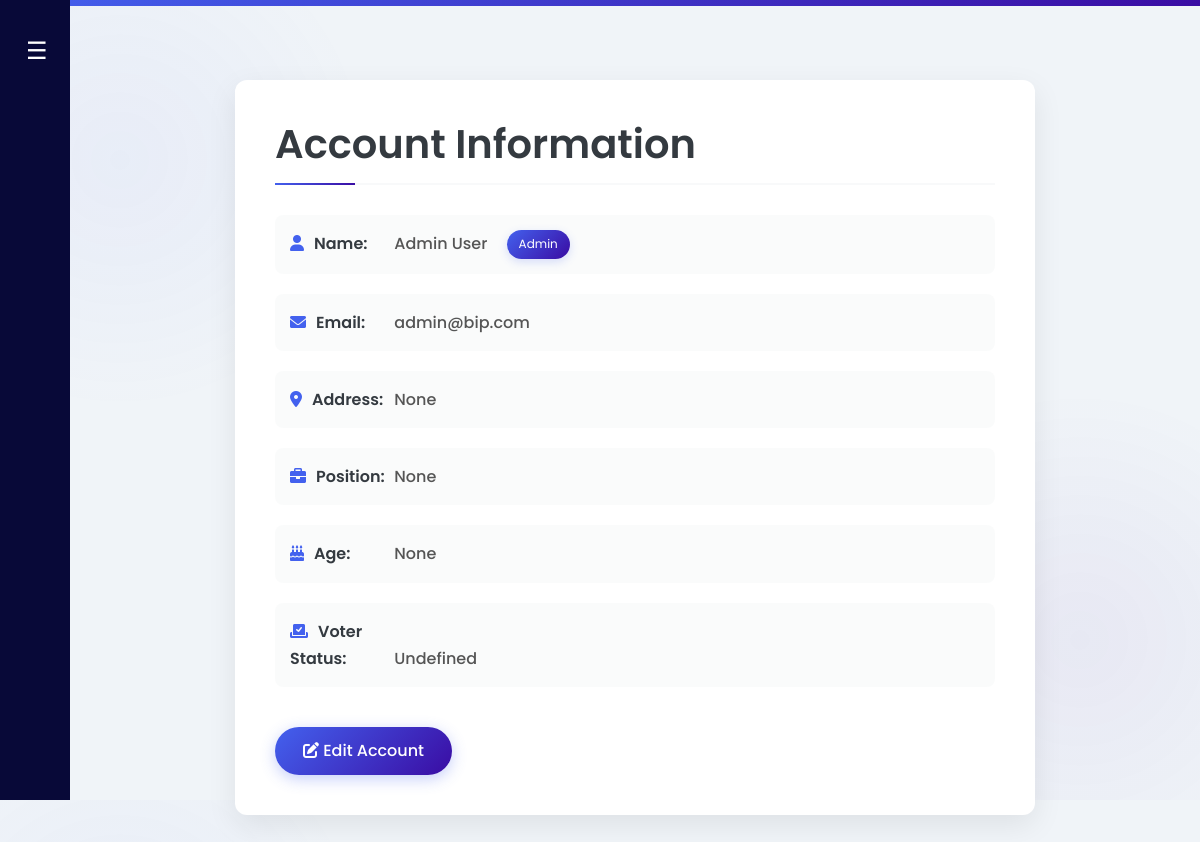
Page /account (signed in) on the earlier database version.
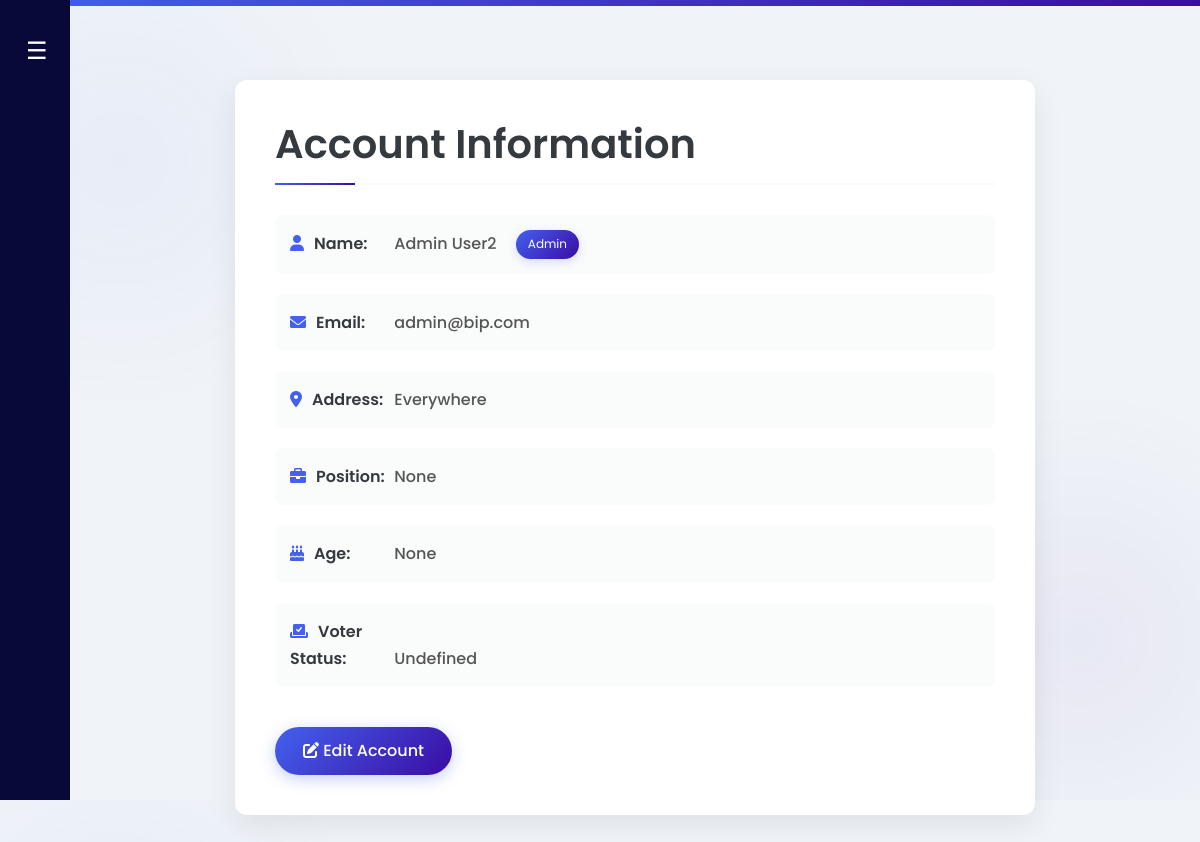
Same page on the later database version.
### Website/models.py (models this page shows, shortened)
class User(db.Model, UserMixin):
    id = db.Column(db.Integer, primary_key=True)
    email = db.Column(db.String(150), unique=True, nullable=False)
    firstName = db.Column(db.String(150), nullable=False)  # For first name
    lastName = db.Column(db.String(150), nullable=False)
    password = db.Column(db.String(150), nullable=False)  # For storing password hash
    is_admin = db.Column(db.Boolean, default=False)  # Optional: for admin flag
    address = db.Column(db.String(255), nullable=True)
    birth_date = db.Column(db.Date, nullable=True)
    birth_place = db.Column(db.String(255), nullable=True)
    position = db.Column(db.String(50), nullable=True)  # For officials
    is_verified = db.Column(db.Boolean, default=False)  # Admin approval required
    voter_status = db.Column(db.String(50), default="Pending") #Voter Eligibility Status

### Website/views.py (the view)
@views.route('/account')
@login_required
def account():
    if current_user.birth_date:
        today = datetime.today()
        age = today.year - current_user.birth_date.year - ((today.month, today.day) < (current_user.birth_date.month, current_user.birth_date.day))
    else:
        age = None
    return render_template("account.html", user=current_user, age=age)

### Website/templates/account.html (shortened to what this page needs)
{% extends "base.html" %}
{% block content %}
    <link href="https://cdnjs.cloudflare.com/ajax/libs/font-awesome/6.0.0-beta3/css/all.min.css" rel="stylesheet">
</head>
    <div class="container1">
        <h1>Account Information</h1>
        <div class="info-item">
            <span class="info-label"><i class="fas fa-user icon"></i>Name:</span>
            <span class="info-value">{{ user.firstName }} {{ user.lastName }}</span>
            {% if user.is_admin %}
                <span class="admin-badge">Admin</span>
            {% endif %}
        </div>
        <div class="info-item">
            <span class="info-label"><i class="fas fa-envelope icon"></i>Email:</span>
            <span class="info-value">{{ user.email }}</span>
        </div>
        <div class="info-item">
            <span class="info-label"><i class="fas fa-map-marker-alt icon"></i>Address:</span>
            <span class="info-value">{{ user.address }}</span>
        </div>
        {% if user.is_admin %}
        <div class="info-item">
            <span class="info-label"><i class="fas fa-briefcase icon"></i>Position:</span>
            <span class="info-value">{{ user.position }}</span>
        </div>
        {% endif %}
        <div class="info-item">
            <span class="info-label"><i class="fas fa-birthday-cake icon"></i>Age:</span>
            <span class="info-value">{{ age }}</span>
        </div>
        <div class="info-item">
            <span class="info-label"><i class="fas fa-vote-yea icon"></i>Voter Status:</span>
            <span class="info-value">{{ user.voter_status }}</span>
        </div>
        <a href="{{ url_for('views.account_edit') }}" class="btn btn-primary">
            <i class="fas fa-edit"></i> Edit Account
        </a>
    </div>
    {% endblock %}

Differences in the rows shown:
changed User "Admin": lastName "User" → "User2"; address "None" → "Everywhere"
